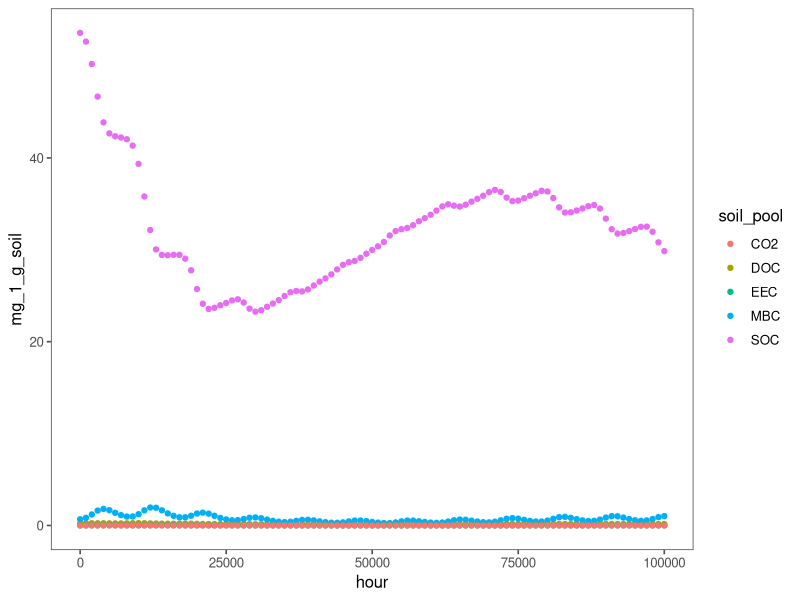

The R source for this figure:
library(tidyverse)
library(ggthemes)

########################
###Non-param Constants##
########################

temp_ref <- 283

################################
##AWB Family System Parameters##
################################

u_Q_ref <- 0.2
Q <- 0.002
a_MSA <- 0.5
K_D <- 200
K_U <- 1
V_D_ref <- 0.4
V_U_ref <- 0.02
Ea_V_D <- 75
Ea_V_U <- 50
r_M <- 0.0004
r_E <- 0.00001
r_L <- 0.0005

#Separate parameters for full ECA
K_DE <- 200
K_UE <- 1
V_DE_ref <- 0.4
V_UE_ref <- 0.02
Ea_V_DE <- 75
Ea_V_UE <- 50


######################################
##Temperature perturbation functions##
######################################

temp_gen <- function(hour, temp_ref) {
    temp <- temp_ref + hour / (20 * 24 * 365) + 10 * sin((2 * pi / 24) * hour) + 10 * sin((2 * pi / (24 * 365)) * hour)
    return(temp)
}

temp_gen_vec <- Vectorize(temp_gen)

arrhenius_temp_dep <- function(parameter, temp, Ea, temp_ref){
    modified_parameter <- parameter * exp(-Ea / 0.008314 * (1 / temp - 1 / temp_ref))
    return(modified_parameter)
}

arrhenius_temp_dep_vec <- Vectorize(arrhenius_temp_dep)

linear_temp_dep <- function(parameter, temp, Q, temp_ref){
    modified_parameter <- parameter - Q * (temp - temp_ref)
    return(modified_parameter)
}

linear_temp_dep_vec <- Vectorize(linear_temp_dep)

##########################
##Process synthetic data##
##########################

df_temp <- read_csv("synthetic_temp.csv")
hour <- df_temp$hour

temps <- temp_gen_vec(hour, temp_ref)
V_DE <- arrhenius_temp_dep_vec(V_DE_ref, temps, Ea_V_DE, temp_ref)
V_UE <- arrhenius_temp_dep_vec(V_UE_ref, temps, Ea_V_UE, temp_ref)
u_Q <- linear_temp_dep(u_Q_ref, temps, Q, temp_ref)

df_AWB_ECA_sol <- read_csv("AWB_ECA_synthetic_soln.csv")
SOC <- as.numeric(df_AWB_ECA_sol[1,])
DOC <- as.numeric(df_AWB_ECA_sol[2,])
MBC <- as.numeric(df_AWB_ECA_sol[3,])
EEC <- as.numeric(df_AWB_ECA_sol[4,])

CO2 <- (V_UE * MBC * DOC) / (K_UE + MBC + DOC) * (1 - u_Q)

df.AWB_ECA <- data.frame(hour, SOC, DOC, MBC, EEC, CO2)

df.AWB_ECA.plot.slice <- df.AWB_ECA %>% slice(which(row_number() %% 100 == 1)) %>% pivot_longer(!hour, names_to = "soil_pool", values_to = "mg_1_g_soil")
write_csv(df.AWB_ECA, "AWB_ECA_synthetic_sol_df.csv")

plot.AWB_ECA.slice <- ggplot(data = df.AWB_ECA.plot.slice, aes(x = hour, y = mg_1_g_soil, colour = soil_pool)) + geom_point() + theme_few()
